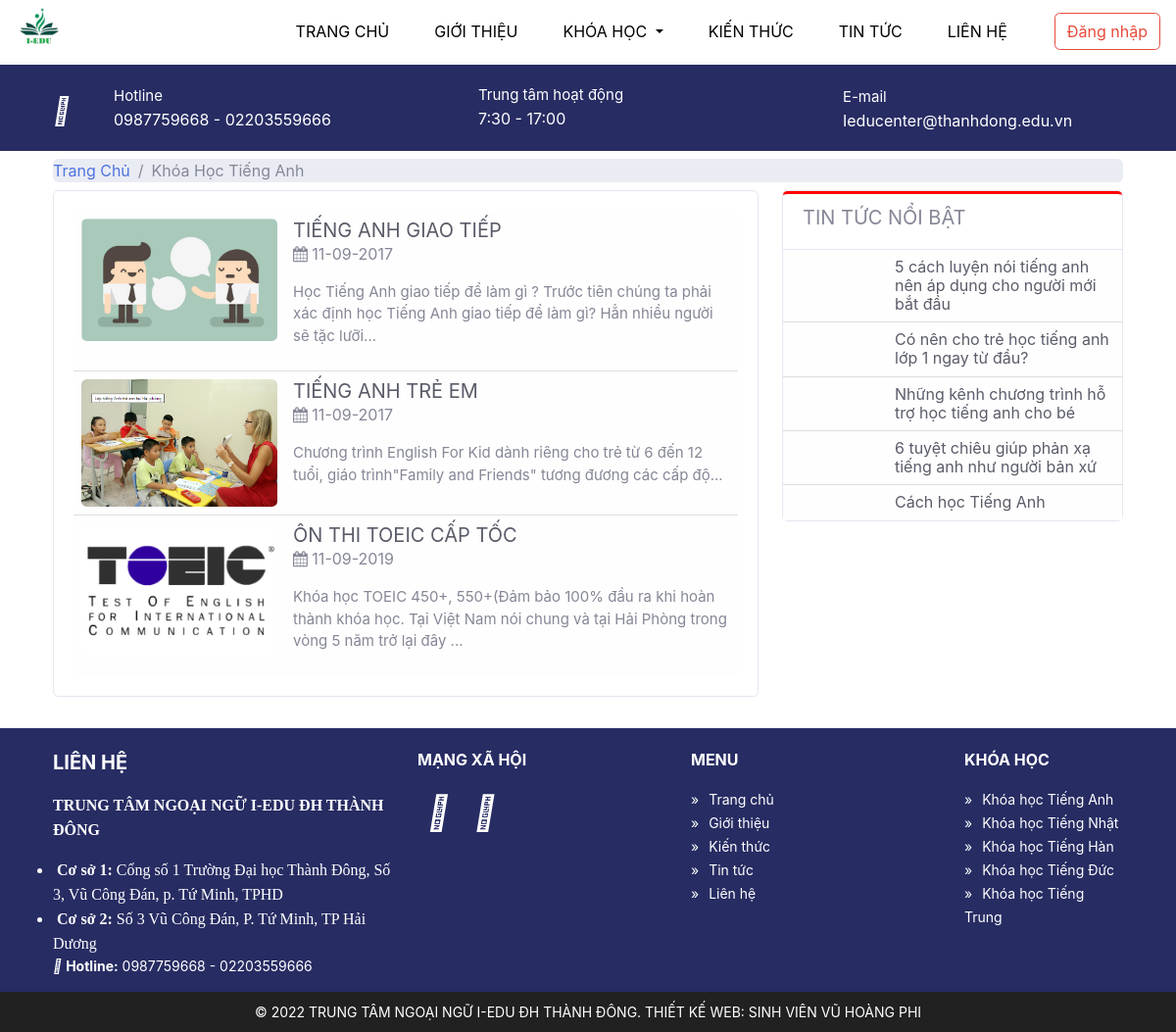
Screenshot of /khoa-hoc-tieng-anh.php with the database file from the repository.
### tables this page shows
CREATE TABLE `thongtin_web` (
  `stt` int(11) NOT NULL,
  `GioLam` varchar(100) NOT NULL,
  `Facebook` text,
  `Youtube` text,
  `Hotline` varchar(50) NOT NULL,
  `Lienhe` varchar(3000) NOT NULL,
  `MaNhanVien` varchar(10) NOT NULL
);

CREATE TABLE `tin_tuc` (
  `id` int(11) NOT NULL,
  `TuaDe` varchar(100) NOT NULL,
  `TinTuc` varchar(20000) NOT NULL,
  `img` varchar(250) DEFAULT NULL,
  `video` varchar(300) DEFAULT NULL,
  `MaNhanVien` varchar(10) NOT NULL
);

### khoa-hoc-tieng-anh.php (the view, shortened to what this page needs)
<?php include 'head_f/header.php';
    include 'head_f/slide.php';
    $query = "SELECT * FROM tin_tuc";
          $query_run= mysqli_query($connection,$query);
?>
        <div class="container-fluid py-2">
             <div class="container">
             <ol class="breadcrumb p-0 mb-0">
                            <li class="breadcrumb-item"><a href="">Trang Chủ</a></li>
                            <li class="breadcrumb-item active" aria-current="page">Khóa Học Tiếng Anh</li>
                </ol>
             </div>
         </div>
         <div class="container-fluid pb-4">
             <div class="container">
                 <div class="row">
                    <div class="col-md-8 mb-2">
                        <div class="card">
                            <div class="card-body">
                                <div class="card-body p-0">
                                            <ul class="list-group list-group-flush">
                                                <li class="list-group-item p-2"  style="background: #fefefe;">
                                                        <div class="large" >
                                                           <img class="mr-3 rounded" src="img/course-img/gt.png" alt="" style="width:200px;" align="left">
                                                            <div class="media-body" >
                                                            <a class="text-dark" href="tieng-anh-giao-tiep.php"><h5 class="mt-0 mb-0">TIẾNG ANH GIAO TIẾP</h5></a>
                                                            <p class="date-time hidden-xs hidden-sm"><i class="fa fa-calendar" aria-hidden="true"></i> <span>11-09-2017</span>
                                                            </p>
                                                                <p style="font-size:15px">Học Tiếng Anh giao tiếp để làm gì ? Trước tiên chúng ta phải xác định học Tiếng Anh giao tiếp để làm gì? Hẳn nhiều người sẽ tặc lưỡi...</p>
                                                            </div>
                                                        </div>
                                                </li>
                                                <li class="list-group-item p-2"  style="background: #fefefe;">
                                                        <div class="large" >
                                                           <img class="mr-3 rounded" src="img/course-img/kid.png" alt="" style="width:200px;" align="left">
                                                            <div class="media-body" >
                                                            <a class="text-dark" href="tieng-anh-tre-em.php"><h5 class="mt-0 mb-0">TIẾNG ANH TRẺ EM</h5></a>
                                                            <p class="date-time hidden-xs hidden-sm"><i class="fa fa-calendar" aria-hidden="true"></i> <span>11-09-2017</span>
                                                            </p>
                                                                <p style="font-size:15px">Chương trình English For Kid dành riêng cho trẻ từ 6 đến 12 tuổi, giáo trình"Family and Friends" tương đương các cấp độ...</p>
                                                            </div>
                                                        </div>
                                                </li>
                                                <li class="list-group-item p-2"  style="background: #fefefe;">
                                                        <div class="large" >
                                                           <img class="mr-3 rounded" src="img/course-img/toeic.png" alt="" style="width:200px;" align="left">
                                                            <div class="media-body" >
                                                            <a class="text-dark" href="on-thi-toeic.php"><h5 class="mt-0 mb-0">ÔN THI TOEIC CẤP TỐC</h5></a>
                                                            <p class="date-time hidden-xs hidden-sm"><i class="fa fa-calendar" aria-hidden="true"></i> <span>11-09-2019</span>
                                                            </p>
                                                                <p style="font-size:15px">Khóa học TOEIC 450+, 550+(Đảm bảo 100% đầu ra khi hoàn thành khóa học. Tại Việt Nam nói chung và tại Hải Phòng trong vòng 5 năm trở lại đây ...</p>
                                                            </div>
                                                        </div>
                                                </li>
                            </div>
                        </div>
                     </div>
                    </div>
                <div class="col-md-4">
                <div class="card">
                                    <div class="card-header bg-white" style="border-top:3px solid red;"><h5>TIN TỨC NỔI BẬT</h5></div>
                                        <div class="card-body p-0">
                                            <ul class="list-group list-group-flush">
                                            <?php
                                                while ($row=mysqli_fetch_assoc($query_run))
                                                { ?>
                                                <li class="list-group-item p-2"  style="background: #fefefe;">
                                                        <div class="media">
                                                            <div class="media-body">
                                                            <a class="text-dark" href="tin-tucct.php?id=<?=$row['id'] ?>"><h6 class="mt-0 mb-0"><?php echo $row['TuaDe']; ?></h6></a>
                                                            </div>
                                                        </div>
                                                </li>
                                                   <?php } ?>
                                            </ul>
                                        </div>
                                </div>
                    </div>
                 </div>
            </div>
         </div>
    <?php
    include 'head_f/footer.php';
?>

### head_f/slide.php (shortened to what this page needs)
<<?php  include 'admin/database/dbconfig.php';
 $query = "SELECT * FROM thongtin_web";
          $query_run= mysqli_query($connection,$query);
          ?>
                  <div id="carouselId" class="carousel slide my-2" data-ride="carousel">
                    <ol class="carousel-indicators">
                    </ol>
                    <div class="carousel-inner" role="listbox">
                      <div class="carousel-item embed-responsive-item active">
                      </div>
                    </div>
                    <a class="carousel-control-prev" href="#carouselId" role="button" data-slide="prev">
                    </a>
                    <a class="carousel-control-next" href="#carouselId" role="button" data-slide="next">
                    </a>
                </div>
                  <div id="contact-bar">
                    <div class="container">
                      <?php while ($row=mysqli_fetch_assoc($query_run))
          {
            ?>
                      <div class="row">
                        <div class="col-md-4">
                          <div class="row conten-contact">
                            <div class="col-md-2">
                              <i class="fas fa-phone icon-contact-bar"></i>
                            </div>
                            <div class="col-md-10 text-contact-bar">
                              <p>Hotline</p>
                              <?php echo $row['Hotline']; ?>
                            </div>
                          </div>
                        </div>
                        <div class="col-md-4">
                            <div class="row conten-contact">
                              <div class="col-md-2">
                              </div>
                              <div class="col-md-10 text-contact-bar">
                                <p>Trung tâm hoạt động</p>
                                <?php echo $row['GioLam']; ?>
                              </div>
                            </div>
                        </div>
                        <div class="col-md-4">
                              <div class="row conten-contact">
                                <div class="col-md-2">
                                </div>
                                <div class="col-md-10 text-contact-bar">
                                  <p>E-mail</p>
                                  <p>Ieducenter@thanhdong.edu.vn</p>
                                </div>
                              </div>
                        </div>
                      </div>
                       <?php
          }
            ?>
                    </div>
                  </div>

### head_f/footer.php (shortened to what this page needs)
<?php
include 'admin/database/dbconfig.php';
 $query = "SELECT * FROM thongtin_web";
          $query_run= mysqli_query($connection,$query);
?>
<div id="footer" style="background-color:#272c63">
          <div class="container">
            <div class="row">
               <?php while ($row=mysqli_fetch_assoc($query_run))
          {
            ?>
              <div class="col-md-4 col-footer">
                  <div id="location-us">
                    <p class="location-us-title">Liên hệ</p>
                    <?php echo $row['Lienhe']; ?>
                    <p>
                      <i class="fas fa-phone"></i>
                      <strong>Hotline:</strong> <?php echo $row['Hotline']; ?></br>
                      </p>
                  </div>
              </div>
              <div class="col-md-3 col-footer">
                <div id="social-network">
                  <p class="social-network-title">Mạng xã hội</p>
                  <ul>
                    <li><a href="<?= $row['Facebook']; ?>"><i class="fab fa-facebook"></i></a></li>
                    <li><a href="<?= $row['Youtube']; ?>"><i class="fab fa-youtube"></i></a></li>
                  </ul>
                </div>
              </div>
                 <?php } ?>
              <div class="col-md-3 col-footer">
                <div id="guide">
                  <p class="guide-title">Menu</p>
                  <ul>
                    <li><a href="index.php">Trang chủ</a></li>
                    <li><a href="gioithieu.php">Giới thiệu</a></li>
                    <li><a href="kien-thuc.php">Kiến thức</a></li>
                    <li><a href="tin-tuc.php">Tin tức</a></li>
                    <li><a href="lien-he.php">Liên hệ</a></li>
                  </ul>
                </div>
              </div>
              <div class="col-md-2 col-footer">
                <div id="footer-course">
                  <p class="footer-course-title">Khóa học</p>
                  <ul>
                      <li><a href="khoa-hoc-tieng-anh.php">Khóa học Tiếng Anh</a></li>
                      <li><a href="khoa-hoc-tieng-nhat.php">Khóa học Tiếng Nhật</a></li>
                      <li><a href="khoa-hoc-tieng-han.php">Khóa học Tiếng Hàn</a></li>
                      <li><a href="khoa-hoc-tieng-duc.php">Khóa học Tiếng Đức</a></li>
                      <li><a href="khoa-hoc-tieng-trung.php">Khóa học Tiếng Trung</a></li>
                  </ul>
                </div>
              </div>
            </div>
          </div>
      </div>
      <div id="copyright">
        <div class="container">
          <p class="text-center">
            © 2022 TRUNG TÂM NGOẠI NGỮ I-EDU ĐH THÀNH ĐÔNG. THIẾT KẾ WEB: SINH VIÊN VŨ HOÀNG PHI
        </p>
        </div>
      </div>

### rows the page displays
thongtin_web: Hotline "0987759668 - 02203559666", GioLam "7:30 - 17:00", Lienhe "TRUNG TÂM NGOẠI NGỮ I-EDU ĐH THÀNH ĐÔNG Cơ sở 1: Cổng số 1 Trường Đại học Thành Đông, Số 3, Vũ Công Đán, p. Tứ Minh, TPHD Cơ sở 2: Số 3 Vũ Công Đán, P. Tứ Minh, TP Hải Dương"
tin_tuc: TuaDe "5 cách luyện nói tiếng anh nên áp dụng cho người mới bắt đầu"
tin_tuc: TuaDe "Có nên cho trẻ học tiếng anh lớp 1 ngay từ đầu?"
tin_tuc: TuaDe "Những kênh chương trình hỗ trợ học tiếng anh cho bé"
tin_tuc: TuaDe "6 tuyệt chiêu giúp phản xạ tiếng anh như người bản xứ"
tin_tuc: TuaDe "Cách học Tiếng Anh"
